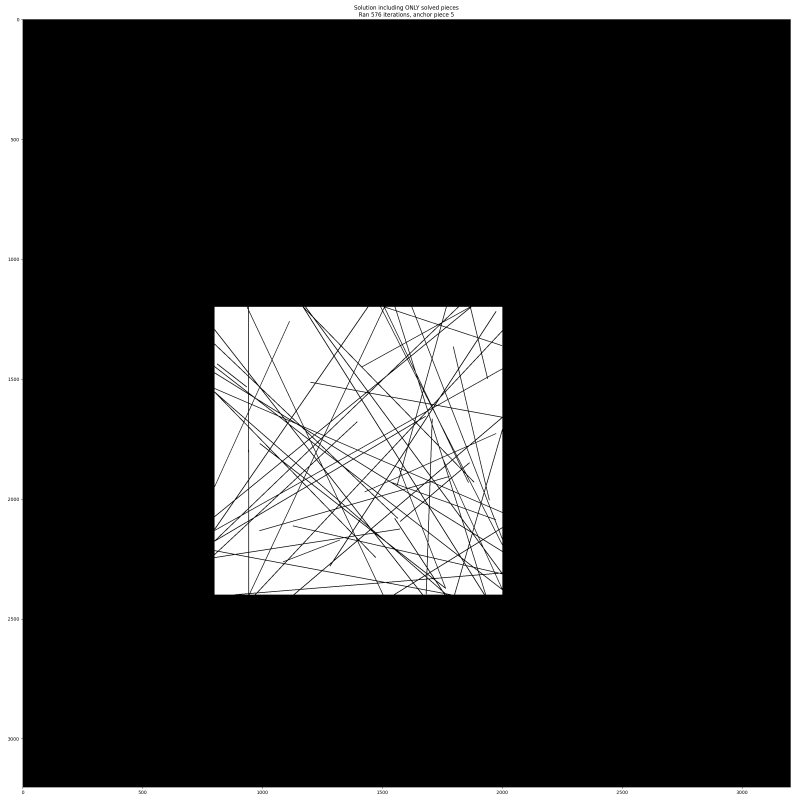
#> input picture imgs/solution_anc5.png, 2400 x 2400 px (shown at 1/3 size); its folder holds only this picture in this run
$ python -i shape_utils.py   (imports and definitions only)
#> lines starting #> are read from the running program, lines starting #| are printed output that depends on the picture
#> further down, picture is the input picture: shape (2400, 2400); min 0, max 255, mean 49.7
import numpy as np
import matplotlib.pyplot as plt
import numpy as np
import cv2
import skfmm
import time
import pickle
import scipy
import pdb
import os
import shapely
from shapely import transform
from shapely.affinity import rotate
import json

# [42 lines left out: functions extract_from, draw_lines, not called in this run]

def get_polygon(binary_image):
    bin_img = binary_image.copy()
    bin_img = cv2.dilate(bin_img.astype(np.uint8), np.ones((2,2)), iterations=1)
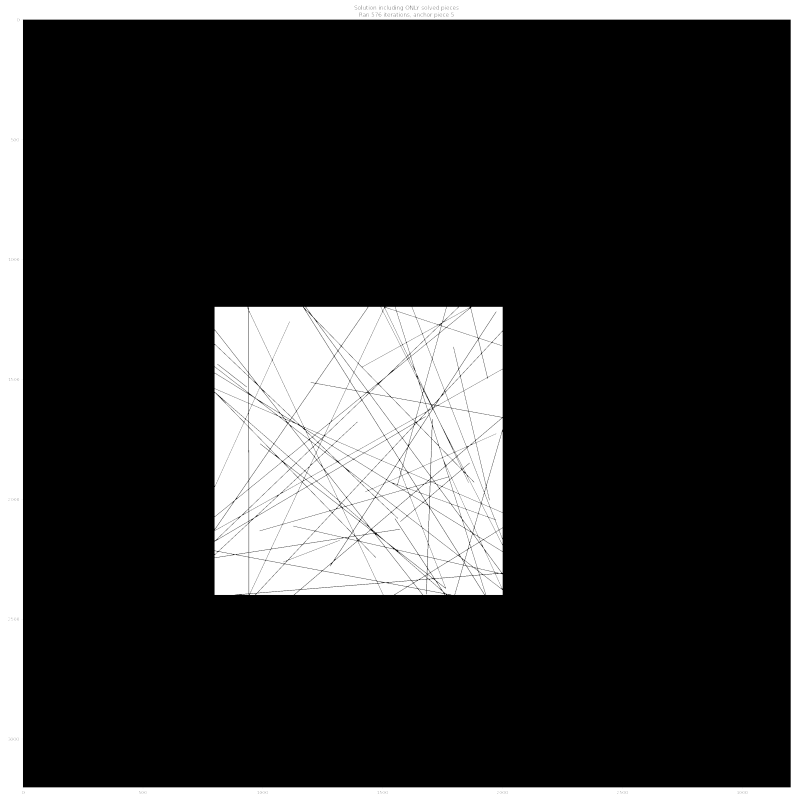
#> bin_img: shape (2400, 2400) (shown at 1/3 size); min 0, max 255, mean 51.8
    contours, _ = cv2.findContours(bin_img.astype(np.uint8), cv2.RETR_EXTERNAL, cv2.CHAIN_APPROX_SIMPLE)
#> contours = [[[0, 0], [0, 2399], [2399, 2399], [2399, 0]]]
    contour_points = contours[0]
#> contour_points = [[0, 0], [0, 2399], [2399, 2399], [2399, 0]]
    # should we remove 0.5 or it's just visualization?
    #shapely_points = [(point[0][0]-0.5, point[0][1]-0.5) for point in contour_points]  # Shapely expects points in the format (x, y)
    shapely_points = [(point[0][0]-0.5, point[0][1]-0.5) for point in contour_points]  # Shapely expects points in the format (x, y)
#> shapely_points = [(-0.5, -0.5), (-0.5, 2398.5), (2398.5, 2398.5), (2398.5, -0.5)]
    if len(shapely_points) < 4:
        print('we have a problem, too few points', shapely_points)
        raise ValueError('\nWe have fewer than 4 points on the polygon, so we cannot create a Shapely polygon out of this points! Maybe something went wrong with the mask?')
    polygon = shapely.Polygon(shapely_points)
    return polygon

# [882 lines left out: functions create_grid_v3, create_grid_v2, create_grid, place_on_canvas, crop_to_content, render_pair_at and 25 more, not called in this run]

>>> import cv2
>>> picture = cv2.imread('../imgs/solution_anc5.png', cv2.IMREAD_GRAYSCALE)
>>> result = get_polygon(picture)
